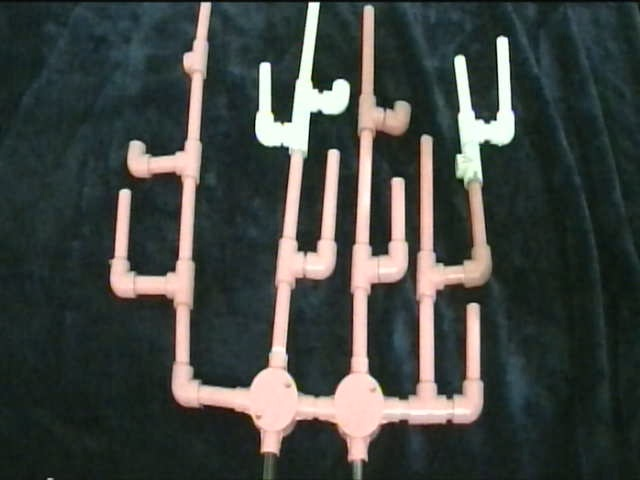
#> input picture Task 2.2/test3.jpg, 640 x 480 px
$ python -i object_detection_module.py   (imports and definitions only)
#> lines starting #> are read from the running program, lines starting #| are printed output that depends on the picture; after the words box and inside, x2 and y2 are one past the last pixel; in counts of white or black regions, pixels touching at a corner belong together
#> further down, picture is the input picture: shape (480, 640, 3); mean B, G, R 66.2, 69.8, 65.3
""" Module that contains functions , objects and constants used in task 2.2"""
from math import pi
from math import atan2
from cv2 import cv2
import numpy as np


# Defining module Constants
LOWER_PURPLE = np.array([130, 50, 90]) # Purple HSV lower boundry
UPPER_PURPLE = np.array([170, 255, 255]) # Purple HSV upper boundry
LOWER_WHITE = np.array([0, 6, 180]) # White HSV lower boundry
UPPER_WHITE = np.array([255, 255, 255]) # White HSV upper boundry
KERNEL_ALLIGN = np.ones((5, 5), np.uint8) # Kernel used for opening effect
MAX_FEATURES = 100 # Maximum number of features to be detected
GOOD_MATCH_PERCENT = 0.15 # Matching tolerence
AREA = 250 # Minimum contour area
GREEN = (0, 255, 0) # Green BGR code
YELLOW = (0, 255, 255) # Yellow BGR code
RED = (0, 0, 255) # Red BGR code
BLUE = (255, 0, 0) # Blue BGR code
AREA_TOLERANCE = 1000 # Difference in area tolerence

# Objects used for feature matching
bf = cv2.DescriptorMatcher_create(cv2.DESCRIPTOR_MATCHER_BRUTEFORCE_HAMMING)
orb = cv2.ORB_create(MAX_FEATURES)

# [16 lines left out: function check_for_matches, not called in this run]


def extract(image,debug = False):
    """ Python function that extracts purple and white parts out of an image """
#> called with debug = False
    purple_mask = cv2.inRange(image, LOWER_PURPLE,UPPER_PURPLE)
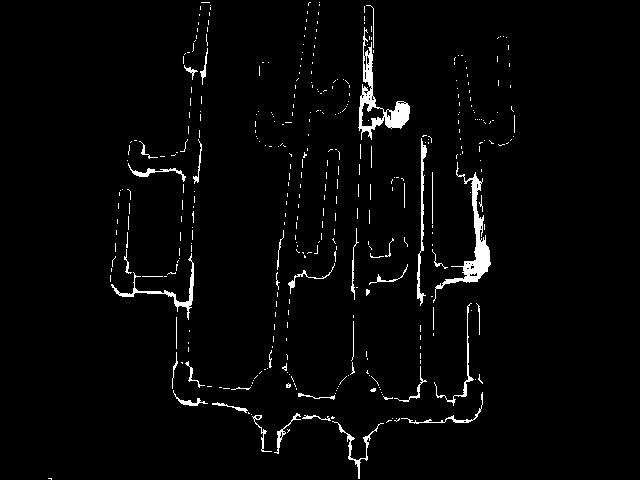
#> purple_mask: shape (480, 640); 2.6% white; 384 white regions (339 under 20 px), largest, box (x1, y1, x2, y2) and area: (358, 27, 410, 140) 1325, (433, 162, 491, 303) 1324, (111, 253, 194, 320) 522
    white_mask = cv2.inRange(image, LOWER_WHITE, UPPER_WHITE)
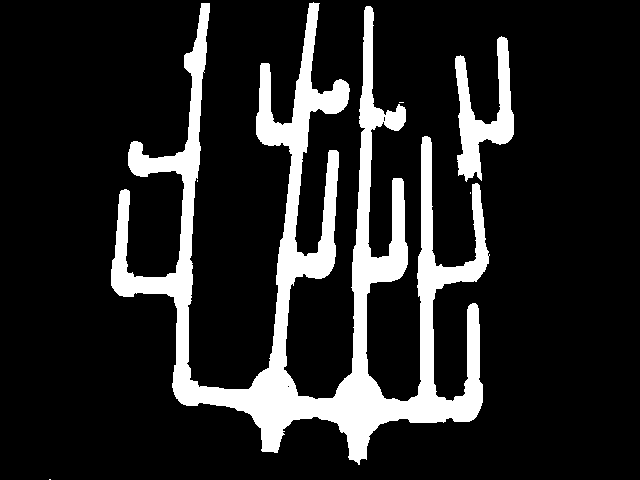
#> white_mask: shape (480, 640); 15% white; 6 white regions (4 under 20 px), largest, box (x1, y1, x2, y2) and area: (111, 2, 490, 465) 42583, (455, 36, 514, 182) 3592
    white  = cv2.bitwise_and(image, image, mask=white_mask)
    purple = cv2.bitwise_and(image, image, mask=purple_mask)
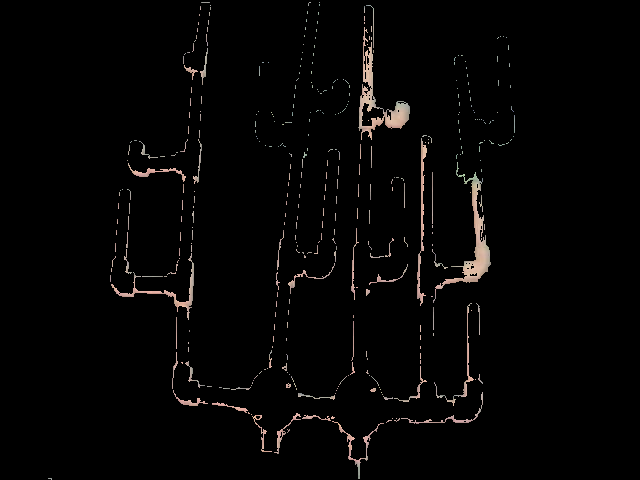
#> purple: shape (480, 640, 3); mean B, G, R 4.1, 4.4, 5.1
    white[white_mask > 0] = (255, 255, 255)
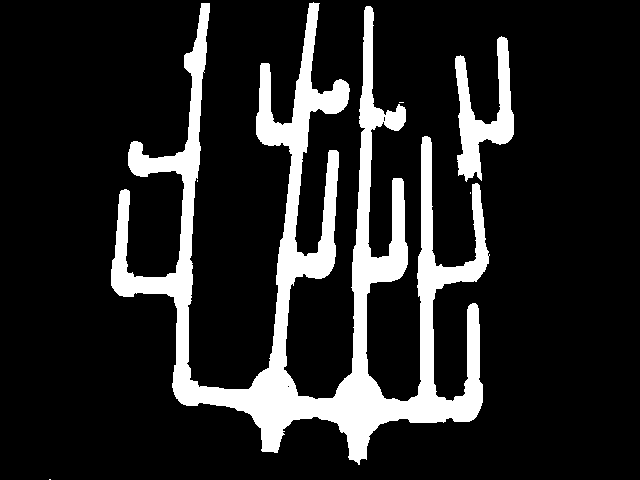
#> white: shape (480, 640, 3); 15% white; 6 white regions (4 under 20 px), largest, box (x1, y1, x2, y2) and area: (111, 2, 490, 465) 42583, (455, 36, 514, 182) 3592
    purple[purple_mask > 0] = (255, 255, 255)
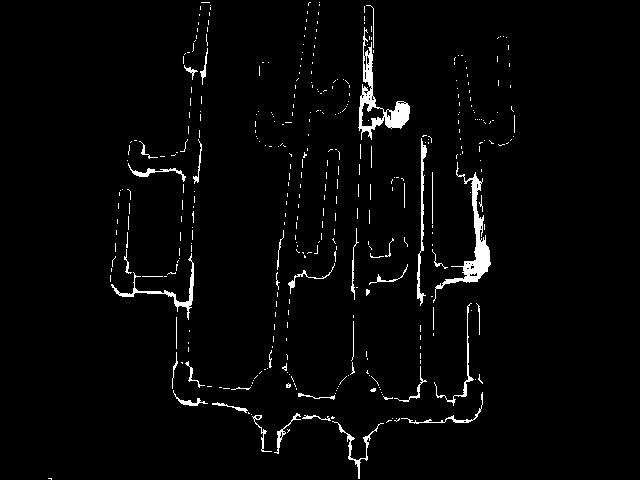
#> purple: shape (480, 640, 3); 2.6% white; 384 white regions (339 under 20 px), largest, box (x1, y1, x2, y2) and area: (358, 27, 410, 140) 1325, (433, 162, 491, 303) 1324, (111, 253, 194, 320) 522
    white = cv2.morphologyEx(white, cv2.MORPH_OPEN,KERNEL_ALLIGN)
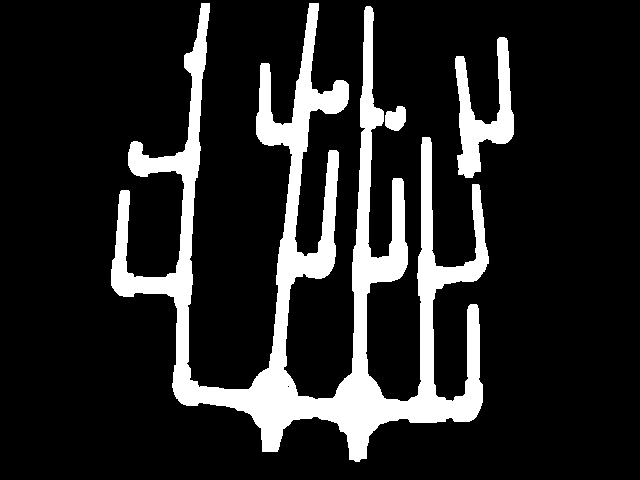
#> white: shape (480, 640, 3); 15% white; 3 white regions, box (x1, y1, x2, y2) and area: (111, 3, 489, 462) 42030, (455, 37, 514, 178) 3539, (385, 106, 406, 131) 400
   # Print debug info if debug mode is on
    if debug:
        cv2.imshow("extraction result",np.hstack([image,purple,white]))
    return { 'original' : image,'white' : white,'purple' : purple}

# [58 lines left out: functions to_black_and_white, detect, filter_contours, not called in this run]

def remove_back_ground(image):
    """ utilizes the color extraction function extract() to remove background from image """
    parts = extract(image,debug=False)
#> parts = 3 items
    return cv2.bitwise_xor(parts.get('purple'),parts.get('white'))
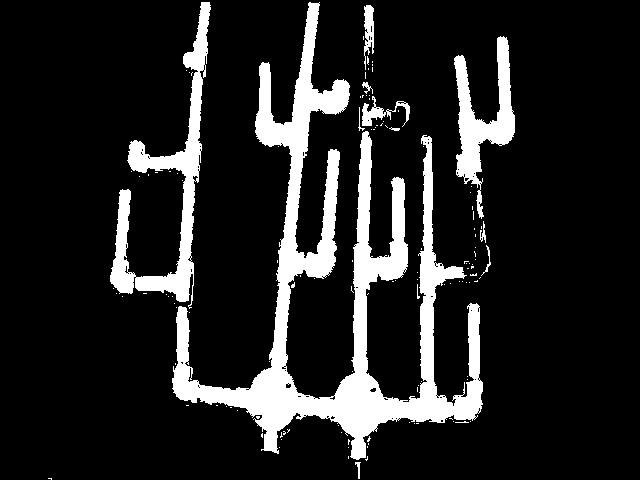
#> returned value: shape (480, 640, 3); 13.8% white; 128 white regions (116 under 20 px), largest, box (x1, y1, x2, y2) and area: (172, 2, 483, 460) 30070, (110, 2, 211, 309) 6915, (454, 36, 515, 219) 3952

def get_colony_area(image):
    """ draws rectangle around the white chunk of color and calculate its area """
    image  = cv2.cvtColor(remove_back_ground(image),cv2.COLOR_BGR2GRAY)
#> image: shape (480, 640); 13.8% white; 128 white regions (116 under 20 px)
    cv2.imwrite("result1.png",image)
    contours = cv2.findContours(image, cv2.RETR_EXTERNAL, cv2.CHAIN_APPROX_SIMPLE)[0]
#> contours = 128 contours, 119 with area under 20; largest, box (x1, y1, x2, y2) and area: (172, 2, 483, 460) 28229, (110, 2, 211, 309) 6359, (454, 36, 515, 219) 3668, (362, 96, 410, 127) 379, (364, 5, 374, 70) 324
    _c = max(contours, key = cv2.contourArea)
    return cv2.contourArea(_c)

# [41 lines left out: functions adjust_distance, find_angle, not called in this run]

# End of module

>>> import cv2
>>> picture = cv2.imread('test3.jpg')
>>> result = get_colony_area(picture)
#> result = 28229
